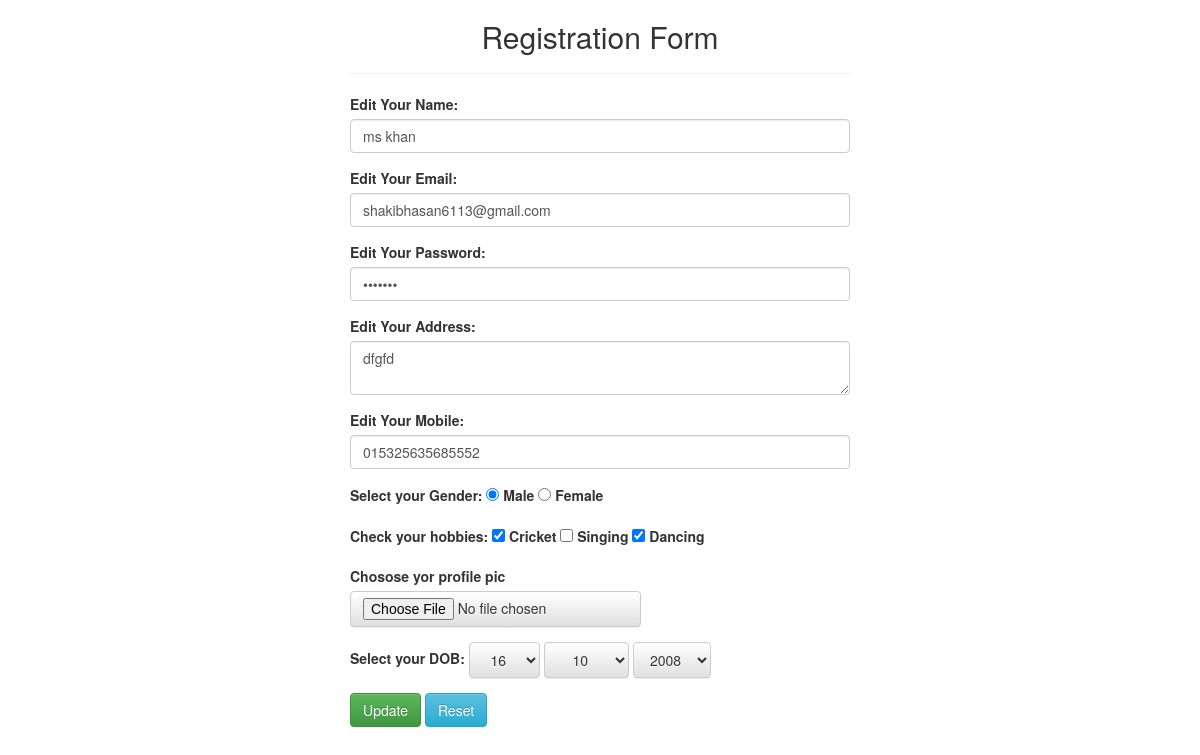
The page /edit.php?id=13 on the database its author committed.
### tables this page shows
CREATE TABLE `user_info` (
  `id` int(11) NOT NULL,
  `name` varchar(30) NOT NULL,
  `email` varchar(30) NOT NULL,
  `password` varchar(30) NOT NULL,
  `address` varchar(40) NOT NULL,
  `mobile` varchar(40) NOT NULL,
  `gender` varchar(40) NOT NULL,
  `hobby` varchar(40) NOT NULL,
  `image_name` varchar(40) NOT NULL,
  `dob` varchar(40) NOT NULL
);

### edit.php (the view, shortened to what this page needs)
<?php
     $db = new PDO('mysql:host=localhost;dbname=bitm-joy;charset=utf8mb4', 'root', '');
     $query = "SELECT * FROM `user_info` WHERE `user_info`.`id` = ".$_GET['id'];
     $stmt = $db->query($query);
     $data = $stmt->fetch(PDO::FETCH_ASSOC);
?>
<!DOCTYPE html>
<html lang="en">
<head>
	<link rel="stylesheet" href="css/bootstrap.min.css">
	<link rel="stylesheet" href="css/bootstrap-theme.css">
	<link rel="stylesheet" href="css/style.css">
</head>
<body>
	<h2>Registration Form</h2>
	<form action="update.php" method="POST" enctype="multipart/form-data">
		<div class="box">
			<hr>
			<div class="form-group">
				<label for="name">Edit Your Name:</label>
				<input type="text" value="<?php echo $data['name']; ?>" name="name" id="name" class="form-control">
			</div>
			<div class="form-group">
				<label for="email">Edit Your Email:</label>
				<input id="email" type="email" value="<?php echo $data['email']; ?>" name="email" class="form-control">
			</div>
			<div class="form-group">
				<label for="pass">Edit Your Password:</label>
				<input type="password" value="<?php echo $data['name']; ?>" name="password" class="form-control">
			</div>
			<div class="form-group">
				<label for="address">Edit Your Address:</label>
				<textarea id="address" name="address" class="form-control"><?php echo $data['address']; ?></textarea>
			</div>
			<div class="form-group">
				<label for="cell">Edit Your Mobile:</label>
				<input id="cell" type="text" value="<?php echo $data['mobile']; ?>" name="mobile" class="form-control">
			</div>
			<div class="form-group">
				<label>Select your Gender:</label>
				  <input id="male" type="radio" name="gender" <?php echo ($data['gender']=='male')? 'checked':''; ?> value="male">
				  <label for="male">Male</label>
				<input id="female" type="radio" name="gender" <?php echo ($data['gender']=='female')? 'checked':''; ?> value="female">
				<label for="female">Female</label>
			</div>
			<div class="form-group">
				<label for="name">Check your hobbies:</label>
				<input id="cricket" type="checkbox" <?php echo (in_array('cricket', explode(', ', $data['hobby'])))? 'checked':''; ?> name="hobby[]" value="cricket">
				<label for="cricket">Cricket</label>
				<input id="sing" type="checkbox" <?php echo (in_array('singing', explode(', ', $data['hobby'])))? 'checked':''; ?> name="hobby[]" value="singing">
				<label for="sing">Singing</label>
				<input id="dance" type="checkbox" <?php echo (in_array('dancing', explode(', ', $data['hobby'])))? 'checked':''; ?> name="hobby[]" value="dancing">
				<label for="dance">Dancing</label>
			</div>
			<div class="form-group">
				<label for="image">Chosose yor profile pic</label>
				<input id="image" type="file" name="image" class="btn btn-default">
			</div>
			<?php
            $date = explode('-', $data['dob']);
            ?>
			<div class="form-group">
				<label>Select your DOB:</label>
				<select name="day" class="btn btn-default">
					<?php
                    for($i=1;$i<=31;$i++){
                        if($i==$date[0]){
                            $key = 'selected';
                        }
                        else{
                            $key = '';
                        }
                        echo "<option $key value='$i'>$i</option>";
                    }
                    ?>
				</select>
				<select name="month" class="btn btn-default">
					<?php
                    for($i=1;$i<=12;$i++){
                        if($i==$date[1]){
                            $key = 'selected';
                        }
                        else{
                            $key = '';
                        }
                        echo "<option $key value='$i'>$i</option>";
                    }
                    ?>
				</select>
				<select name="year" class="btn btn-default">
					<?php
                    for($i=1980;$i<=2019;$i++){
                        if($i==$date[2]){
                            $key = 'selected';
                        }
                        else{
                            $key = '';
                        }
                        echo "<option $key value='$i'>$i</option>";
                    }
                    ?>
				</select>
			</div>
			<div class="form-group">
				<input type="submit" name="submit" value="Update" class="btn btn-success">
				<input type="reset" name="submit" value="Reset" class="btn btn-info">
			</div>
		</div>
	</form>
</body>
</html>

### css/style.css (style rules this page uses)
h2, h3 { text-align: center; }
.box { width:500px; margin: 0 auto; }

### rows shown on the page
user_info: name "ms khan", email "shakibhasan6113@gmail.com", address "dfgfd", mobile "015325635685552", gender "☑ Male", gender "☐ Female", hobby "☑"

### other values the page prints
form field day "16"
form field month "10"
form field year "2008"
